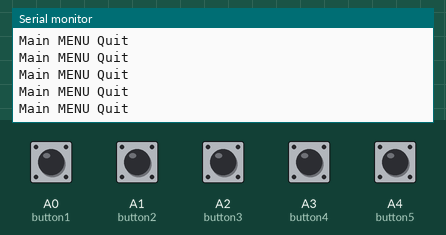
This sketch was run on a simulated Arduino Leonardo, built for the host (arithmetic inside an expression is 32-bit, double 64-bit). On the bench: the last lines printed to the serial monitor. Inputs (shaded band) come from the test bench; at power-on: A0 (button1), A1 (button2), A2 (button3), A3 (button4), A4 (button5) HIGH.

Above: at 1.2 s.
1.3 s: A0 (button1) pulled LOW for 0.15 s
At 2.6 s:
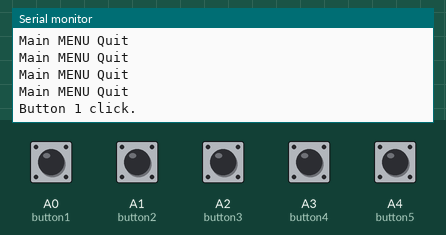
3.4 s: A0 (button1) pulled LOW for 1 s
At 5.5 s:
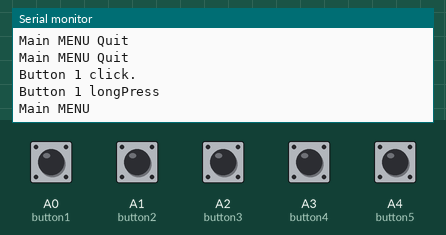
5.9 s: A2 (button3) pulled LOW for 0.15 s
At 7.0 s:
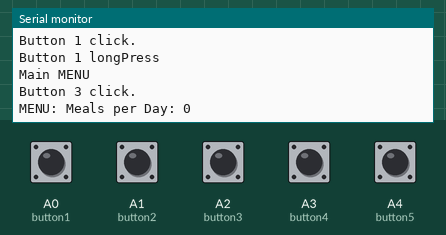
8.0 s: A0 (button1) pulled LOW for 0.15 s
At 9.8 s:
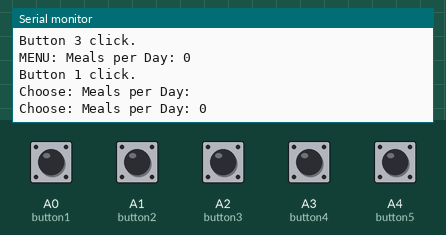
10.1 s: A3 (button4) pulled LOW for 0.15 s
At 11.4 s:
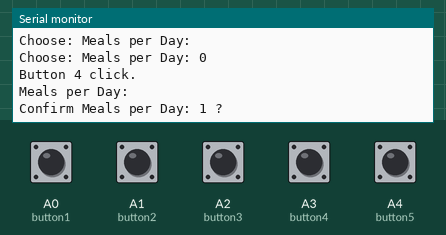
12.2 s: A0 (button1) pulled LOW for 1 s
Timing chart, 0 to 15.2 s (numbered marks = the images above; inputs shaded):
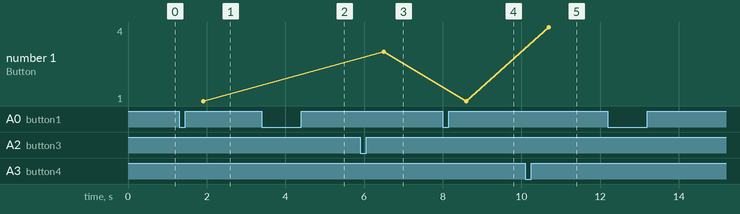

Measured:
- after the input at 1.3 s, the serial monitor: prints a new line after 0.61 s (image 1)
- after the input at 3.4 s, the serial monitor: prints a new line after 0.86 s (image 2)
- after the input at 5.9 s, the serial monitor: prints a new line after 0.60 s (image 3)
- after the input at 8.0 s, the serial monitor: prints a new line after 0.60 s (image 4)
- after the input at 10.1 s, the serial monitor: prints a new line after 0.60 s (image 5)
- plotted number 1: 1 → 3 after the input at 5.9 s, 3 → 1 after the input at 8.0 s, 1 → 4 after the input at 10.1 s

The sketch:

Menu.ino
```cpp
typedef enum {
  MENU_OFF,  // set LED "OFF".
  MENU_ON,   // set LED "ON"
  ACTION_LEFT, // blink LED "SLOW"
  ACTION_RIGHT,  // blink LED "FAST"
  ACTION_UP, // blink LED "SLOW"
  ACTION_DOWN,  // blink LED "FAST"
  ACTION_CONFIRM // blink LED "SLOW"

}
MyActions;

int mpd;
int mpds;
boolean verflag;
boolean horflag;


MyActions nextAction = MENU_OFF; // no action when starting

#include "OneButton.h"

// Setup a new OneButton on pin A0.
OneButton button1(A0, true);
// Setup a new OneButton on pin A1.
OneButton button2(A1, true);
// Setup a new OneButton on pin A2.
OneButton button3(A2, true);
// Setup a new OneButton on pin A3.
OneButton button4(A3, true);
// Setup a new OneButton on pin A4.
OneButton button5(A4, true);

// setup code to run once:
void setup() {

  mpd = 0;
  mpds = 0;
  verflag = 0;
  horflag = 0;

  // Setup the Serial port. see http://arduino.cc/en/Serial/IfSerial
  Serial.begin(9600);
  while (!Serial) {
    ; // wait for serial port to connect. Needed for Leonardo only
  }
  Serial.println("Starting TwoButtons...");

  // link the button 1 functions.
  button1.attachClick(click1);
  button1.attachDoubleClick(doubleclick1);
  button1.attachLongPressStart(longPress1);


  // link the button 2 functions.
  button2.attachClick(click2);
  button2.attachDoubleClick(doubleclick2);


    // link the button 3 functions.
  button3.attachClick(click3);
  button3.attachDoubleClick(doubleclick3);


      // link the button 4 functions.
  button4.attachClick(click4);
  button4.attachDoubleClick(doubleclick4);


      // link the button 5 functions.
  button5.attachClick(click5);
  button5.attachDoubleClick(doubleclick5);


  // You may have to modify the next 2 lines if using another pin than A1
  PCICR |= (1 << PCIE1);    // This enables Pin Change Interrupt 1 that covers the Analog input pins or Port C.
  PCMSK1 |= (1 << PCINT9);  // This enables the interrupt for pin 1 of Port C: This is A1.
} // setup


// The Interrupt Service Routine for Pin Change Interrupt 1
// This routine will only be called on any signal change on A1: exactly where we need to check.
ISR(PCINT1_vect) {
  // keep watching the push button:
  button1.tick(); // just call tick() to check the state.
}


// main code here, to run repeatedly:
void loop() {
  unsigned long now = millis();

  // keep watching the push buttons:
  button1.tick();
  button2.tick();
  button3.tick();
  button4.tick();
  button5.tick();

  // You can implement other code in here or just wait a while
 // Serial.print(".");
  delay(10);

 // You can implement other code in here or just wait a while

  if (nextAction == MENU_OFF) {
    // do nothing.
    digitalWrite(13, LOW);
    Serial.println("Main MENU Quit");
  }
    else if (nextAction == MENU_ON) {
    // turn LED on
    digitalWrite(13, HIGH);
    Serial.println("Main MENU");
    delay(10);

  while (nextAction == MENU_ON) {
     button1.tick();
     button2.tick();
     button3.tick();
     if (nextAction == ACTION_RIGHT) {
    Serial.println((String) "MENU: Meals per Day: "+mpd+" ");
      while (nextAction == ACTION_RIGHT) {
     button1.tick();
     button2.tick();
       if (nextAction == ACTION_CONFIRM) {
         Serial.println("Choose: Meals per Day:   ");
         Serial.println((String) "Choose: Meals per Day: "+mpd+" ");
         while (nextAction == ACTION_CONFIRM) {
         button1.tick();
         button4.tick();
         button5.tick();
             if (nextAction == ACTION_UP) {
             mpds = mpd;
             mpds++;
             verflag = 1;
             Serial.println("Meals per Day:   ");
             Serial.println((String) "Confirm Meals per Day: "+mpds+" ?");
             delay(500);
                while (nextAction == ACTION_UP || ACTION_DOWN) {
                button1.tick();
                button4.tick();
                button5.tick();
                if (nextAction == ACTION_UP && verflag == 0) {
                mpds++;
                verflag = 1;
                Serial.println("Meals per Day:   ");
                Serial.println((String) "Confirm Meals per Day: "+mpds+" ?");
                delay(500);
                }
                if (nextAction == ACTION_DOWN && verflag == 0) {
                mpds--;
                verflag = 1;
                Serial.println("Meals per Day:   ");
                Serial.println((String) "Confirm Meals per Day: "+mpds+" ?");
                delay(500);
                }
                if (nextAction == ACTION_CONFIRM) {
                mpd = mpds;
                Serial.println((String) "Meals per Day: "+mpds+" Confirmed");
                nextAction == MENU_ON;
                }
                if (nextAction == MENU_ON) {
                mpds = mpd;
                Serial.println((String) "Meals per Day: "+mpds+" Canceled");

                }
                }
             }
             if (nextAction == ACTION_DOWN) {
             mpds = mpd;
             mpds--;
             Serial.println("Meals per Day:   ");
             Serial.println((String) "Meals per Day: "+mpds+" ");
             delay(500);
                while (nextAction == ACTION_UP || ACTION_DOWN) {
                button1.tick();
                button4.tick();
                button5.tick();
                if (nextAction == ACTION_UP && verflag == 0) {
                mpds++;
                verflag = 1;
                Serial.println("Meals per Day:   ");
                Serial.println((String) "Meals per Day: "+mpds+" ");
                delay(500);
                }
                if (nextAction == ACTION_DOWN && verflag == 0) {
                mpds--;
                verflag = 1;
                Serial.println("Meals per Day:   ");
                Serial.println((String) "Meals per Day: "+mpds+" ");
                delay(500);
                }
                if (nextAction == ACTION_CONFIRM) {
                mpd = mpds;
                Serial.println((String) "Meals per Day: "+mpds+" ");
                nextAction == MENU_ON;

                }
                if (nextAction == MENU_ON) {
                mpds = mpd;
                Serial.println((String) "Meals per Day: "+mpds+" ");

                }
                }
             }


               }
                }
               }
     }

   }
  }
}


// ----- button 1 callback functions

// This function will be called when the button1 was pressed 1 time (and no 2. button press followed).
void click1() {
  Serial.println("Button 1 click.");
  nextAction = ACTION_CONFIRM;
} // click1


// This function will be called when the button1 was pressed 2 times in a short timeframe.
void doubleclick1() {
  Serial.println("Button 1 doubleclick.");
} // doubleclick1


// This function will be called once, when the button1 is pressed for a long time.
void longPress1() {
  Serial.println("Button 1 longPress");
    if (nextAction == MENU_ON)
    nextAction = MENU_OFF;
    else
    nextAction = MENU_ON;
} // longPress1


// ... and the same for button 2:

void click2() {
  Serial.println("Button 2 click.");
  nextAction = ACTION_LEFT;
} // click2


void doubleclick2() {
  Serial.println("Button 2 doubleclick.");
} // doubleclick2


// ... and the same for button 3:


void click3() {
  Serial.println("Button 3 click.");
  nextAction = ACTION_RIGHT;
} // click3


// This function will be called when the button1 was pressed 2 times in a short timeframe.
void doubleclick3() {
  Serial.println("Button 3 doubleclick.");
} // doubleclick3


// ... and the same for button 4:


void click4() {
  Serial.println("Button 4 click.");
  nextAction = ACTION_UP;
  if (verflag == 1)
    verflag = 0;

} // click4


void doubleclick4() {
  Serial.println("Button 4 doubleclick.");
} // doubleclick4


// ... and the same for button 5:


void click5() {
  Serial.println("Button 5 click.");
  nextAction = ACTION_DOWN;
  if (verflag == 1)
    verflag = 0;
} // click5


// This function will be called when the button1 was pressed 2 times in a short timeframe.
void doubleclick5() {
  Serial.println("Button 5 doubleclick.");
} // doubleclick5


// End
```
